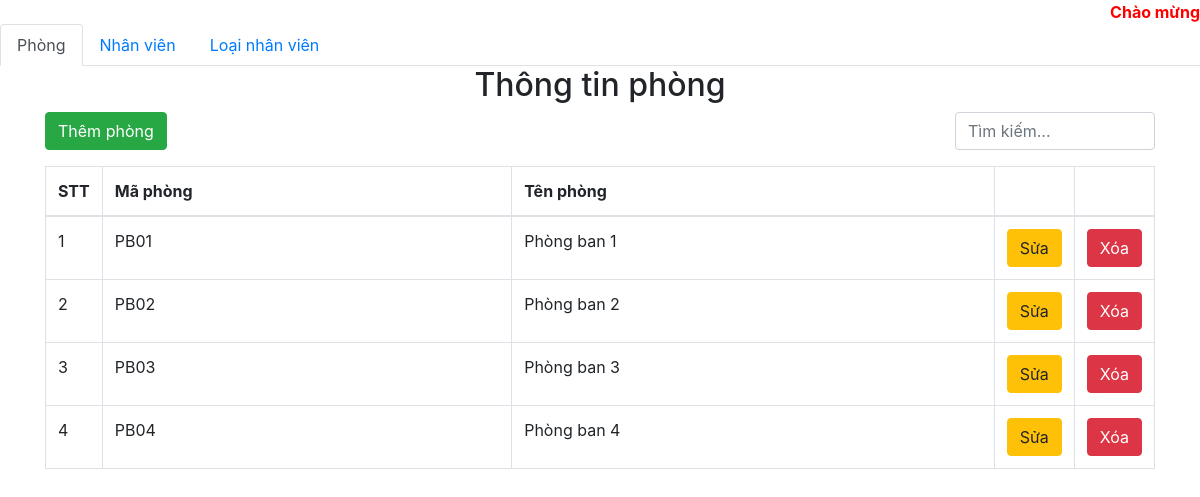
The app's page /phong/index.php with its own data.
### tables this page shows
create table phongban(
	maphong varchar(20) NOT NULL primary key,
	tenphong varchar(50) NOT NULL
);

### db/connect.php (called while the page is built, shortened)
<?php
function executeResult($sql) {
	$con = mysqli_connect(DB_HOST, DB_USER, DB_PASSWORD, DB_NAME);
	$result = mysqli_query($con, $sql);
	$data   = [];
	if ($result != null){
		while ($row = mysqli_fetch_array($result, 1)) {
			$data[] = $row;
		}
	}
	return $data;
}

### phong/index.php (the view, shortened to what this page needs)
<?php
require_once('../db/connect.php');
?>
<!DOCTYPE html>
<html>
<head>
    <link rel="stylesheet" href="https://maxcdn.bootstrapcdn.com/bootstrap/4.4.1/css/bootstrap.min.css">
</head>
<body>
    <div style="text-align: end;color: red;font-weight: bold;">
        Chào mừng <?php echo $_SESSION['username'];  ?>
    </div>
    <ul class="nav nav-tabs">
        <li class="nav-item">
            <a class="nav-link active" href="#">Phòng</a>
        </li>
        <li class="nav-item">
            <a class="nav-link" href="../nhanvien">Nhân viên</a>
        </li>
        <li class="nav-item">
            <a class="nav-link" href="../loainv">Loại nhân viên</a>
        </li>
    </ul>
    <div class="container">
        <div class="panel panel-primary">
            <div class="panel-heading">
                <h2 class="text-center">Thông tin phòng</h2>
            </div>
            <div class="panel-body">
                <div class="row">
                    <div class="col-lg-6">
                        <a href="add.php">
                            <button class="btn btn-success" style="margin-bottom: 15px;">Thêm phòng</button>
                        </a>
                    </div>
                    <div class="col-lg-6">
                        <form method="get">
                            <div class="form-group" style="width: 200px; float: right;">
                                <input type="text" class="form-control" placeholder="Tìm kiếm..." id="s" name="s" value="<?php if (isset($_GET['s'])) echo $_GET['s']; ?>">
                            </div>
                        </form>
                    </div>
                </div>
                <table class="table table-bordered table-hover">
                    <thead>
                        <tr>
                            <th width="50px">STT</th>
                            <th>Mã phòng</th>
                            <th>Tên phòng</th>
                            <th width="50px"></th>
                            <th width="50px"></th>
                        </tr>
                    </thead>
                    <tbody>
                        <?php
                        $limit = 5;
                        $page = 1;
                        $firstIndex = ($page - 1) * $limit;
                        $additional = '';
                        $sql = 'select * from phongban where 1 ' . $additional . ' limit ' . $firstIndex . ',' . $limit;
                        $phongbanList = executeResult($sql);
                        if (!empty($phongbanList)) {
                            foreach ($phongbanList as $item) {
                                echo '
                            <tr>
                                <td>' . (++$firstIndex) . '</td>
                                <td>' . $item['maphong'] . '</td>
                                <td>' . $item['tenphong'] . '</td>
                                <td>
                                    <a href="edit.php?maphong=' . $item['maphong'] . '"><button class="btn btn-warning">Sửa</button></a>
                                </td>
                                <td>
                                <a href="delete.php?maphong=' . $item['maphong'] . '"><button class="btn btn-danger">Xóa</button></a>
                                </td>
                            </tr>';
                            }
                        } else {
                            echo '<tr>';
                            echo '<td colspan="5" style="text-align: center; color: red;font-weight: bold;">Không tìm thấy thông tin phòng </td>';
                            echo '</tr>';
                        }
                        ?>
                    </tbody>
                </table>
            </div>
        </div>
    </div>
</body>
</html>

### records on screen
phongban: maphong "PB01", tenphong "Phòng ban 1"
phongban: maphong "PB02", tenphong "Phòng ban 2"
phongban: maphong "PB03", tenphong "Phòng ban 3"
phongban: maphong "PB04", tenphong "Phòng ban 4"
